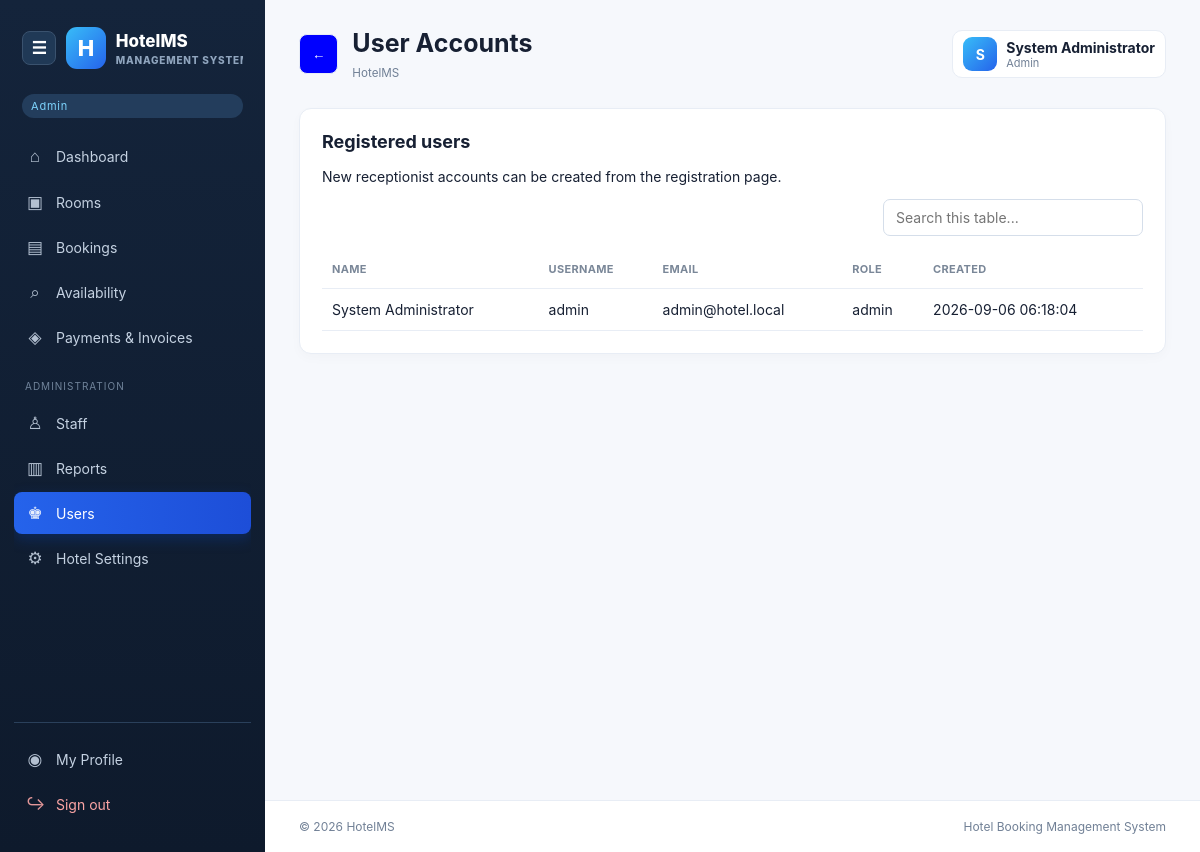
/users.php (signed in), run on the app's committed database.
### tables this page shows
CREATE TABLE hotel_settings (
  id TINYINT PRIMARY KEY, hotel_name VARCHAR(120) NOT NULL DEFAULT 'HotelMS',
  hotel_email VARCHAR(120) NULL, hotel_phone VARCHAR(30) NULL, hotel_address VARCHAR(255) NULL,
  logo_path VARCHAR(255) NULL, updated_at TIMESTAMP DEFAULT CURRENT_TIMESTAMP ON UPDATE CURRENT_TIMESTAMP
);

CREATE TABLE users (
  id INT AUTO_INCREMENT PRIMARY KEY, full_name VARCHAR(100) NOT NULL,
  username VARCHAR(50) NOT NULL UNIQUE, email VARCHAR(120) NOT NULL UNIQUE,
  password VARCHAR(255) NOT NULL, role ENUM('admin','receptionist') NOT NULL DEFAULT 'receptionist',
  created_at TIMESTAMP DEFAULT CURRENT_TIMESTAMP
);

### includes/config.php (called while the page is built, shortened)
<?php
try {
    $pdo = new PDO('mysql:host=' . DB_HOST . ';dbname=' . DB_NAME . ';charset=utf8mb4', DB_USER, DB_PASS, [PDO::ATTR_ERRMODE => PDO::ERRMODE_EXCEPTION]);
} catch (PDOException $e) {
    die('Database connection failed. Import database/hotel_management.sql and update includes/config.php if your MySQL password is different.');
}
function e($value)
{
    return htmlspecialchars((string)$value, ENT_QUOTES, 'UTF-8');
}
function is_admin()
{
    return ($_SESSION['user']['role'] ?? '') === 'admin';
}
function hotel_settings()
{
    global $pdo;
    static $settings = null;
    if ($settings === null) {
        $row = $pdo->query('SELECT * FROM hotel_settings WHERE id=1')->fetch(PDO::FETCH_ASSOC);
        $settings = $row ?: ['hotel_name' => 'HotelMS', 'logo_path' => null, 'hotel_email' => null, 'hotel_phone' => null, 'hotel_address' => null];
    } return $settings;
}
function nav_active($page)
{
    return basename($_SERVER['PHP_SELF']) === $page ? 'active' : '';
}

### users.php (the view, shortened to what this page needs)
<?php
$page_title = 'User Accounts';
require 'includes/header.php';
$users = $pdo->query('SELECT id,full_name,username,email,role,created_at FROM users ORDER BY created_at DESC')->fetchAll();?>
<section class="panel">
    <h2>Registered users</h2>
    <p>New receptionist accounts can be created from the registration page.</p>
    <table>
        <thead>
            <tr>
                <th>Name</th>
                <th>Username</th>
                <th>Email</th>
                <th>Role</th>
                <th>Created</th>
            </tr>
        </thead>
        <tbody>
            <?php foreach ($users as $u):?>
                <tr>
                    <td>
                        <?=e($u['full_name'])?>
                    </td>
                    <td>
                        <?=e($u['username'])?>
                    </td>
                    <td>
                        <?=e($u['email'])?>
                    </td>
                    <td>
                        <?=e($u['role'])?>
                    </td>
                    <td>
                        <?=e($u['created_at'])?>
                    </td>
                </tr>
            <?php endforeach;?>
        </tbody>
    </table>
</section>
<?php require 'includes/footer.php'; ?>

### includes/header.php (shortened to what this page needs)
<?php
require_once __DIR__ . '/config.php';
$page_title = $page_title ?? 'Hotel Management';
$hotel = hotel_settings();
?>
<!doctype html>
<html lang="en">
    <head>
        <link rel="stylesheet" href="assets/css/style.css">
    </head>
    <body>
<aside class="sidebar" id="sidebar">
            <div class="brand-wrap">
                <button class="sidebar-toggle" id="menuToggle" aria-label="Toggle sidebar">☰</button>
                <?php if (!empty($hotel['logo_path'])): ?>
                <img class="hotel-logo" src="<?= e($hotel['logo_path']) ?>" alt="Hotel logo">
            <?php else: ?>
            <div class="logo-placeholder">H</div>
        <?php endif; ?>
        <div class="brand-text">
            <?= e($hotel['hotel_name']) ?>
            <small>Management System</small>
        </div>
    </div>
    <p class="role"><?= e($_SESSION['user']['role']) ?></p>
    <nav>
        <a class="<?= nav_active('dashboard.php') ?>" href="dashboard.php"><i>⌂</i><span>Dashboard</span></a>
        <a class="<?= nav_active('rooms.php') ?>" href="rooms.php"><i>▣</i><span>Rooms</span></a>
        <a class="<?= nav_active('bookings.php') ?>" href="bookings.php"><i>▤</i><span>Bookings</span></a>
        <a class="<?= nav_active('availability.php') ?>" href="availability.php"><i>⌕</i><span>Availability</span></a>
        <a class="<?= nav_active('payments.php') ?>" href="payments.php"><i>◈</i><span>Payments &amp; Invoices</span></a>
        <?php if (is_admin()): ?>
        <div class="nav-label">ADMINISTRATION</div>
        <a class="<?= nav_active('staff.php') ?>" href="staff.php"><i>♙</i><span>Staff</span></a>
        <a class="<?= nav_active('reports.php') ?>" href="reports.php"><i>▥</i><span>Reports</span></a>
        <a class="<?= nav_active('users.php') ?>" href="users.php"><i>♚</i><span>Users</span></a>
        <a class="<?= nav_active('hotel_settings.php') ?>" href="hotel_settings.php"><i>⚙</i><span>Hotel Settings</span></a>
    <?php endif; ?>
</nav>
<div class="sidebar-bottom">
    <a class="<?= nav_active('profile.php') ?>" href="profile.php"><i>◉</i><span>My Profile</span></a>
    <a class="logout" href="logout.php"><i>↪</i><span>Sign out</span></a>
</div>
</aside>
<main>
    <header class="topbar">
        <div class="top-left">
            <button class="back-button " type="button" onclick="history.back()" aria-label="Go back">←</button>
            <div>
                <h1><?= e($page_title) ?></h1>
                <small><?= e($hotel['hotel_name']) ?></small>
            </div>
        </div>
        <a class="profile-chip" href="profile.php">
            <div class="avatar"><?= e(strtoupper(substr($_SESSION['user']['full_name'], 0, 1))) ?></div>
            <div>
                <strong><?= e($_SESSION['user']['full_name']) ?></strong>
                <small><?= e($_SESSION['user']['role']) ?></small>
            </div>
        </a>
    </header>

### includes/footer.php (shortened to what this page needs)
</main>
<footer class="app-footer">
    <span>&copy; <?= date('Y') ?> <?= e(hotel_settings()['hotel_name']) ?></span>
    <span>Hotel Booking Management System</span>
</footer>
</body>
</html>

### assets/css/style.css (style rules this page uses)
:root { --navy:#15243b; --navy-soft:#1e3350; --blue:#2563eb; --sky:#38bdf8; --bg:#f6f8fc; --text:#172033; --line:#e8edf5 }
* { box-sizing:border-box }
body { margin:0; background:var(--bg); font:14px Inter,Segoe UI,Arial,sans-serif; color:var(--text) }
.sidebar { position:fixed; z-index:10; width:265px; inset:0 auto 0 0; background:linear-gradient(180deg,#14243b,#0e1a2c); padding:24px 14px; color:#cbd5e1; transition:width .25s ease; display:flex; flex-direction:column; overflow:hidden }
.brand-wrap { display:flex; align-items:center; gap:10px; min-height:48px; padding:0 8px }
.sidebar-toggle { display:grid; place-items:center; width:34px; height:34px; padding:0; border:1px solid #3a526e; border-radius:8px; background:#203956; color:#fff; font-size:17px; flex-shrink:0 }
.hotel-logo,.logo-placeholder { width:42px; height:42px; border-radius:11px; object-fit:cover; background:linear-gradient(135deg,#38bdf8,#2563eb); color:white; display:grid; place-items:center; font-size:22px; font-weight:800 }
.brand-text { font-size:17px; font-weight:800; color:#fff; white-space:nowrap; overflow:hidden }
.brand-text small { display:block; color:#90a5be; font-size:10px; text-transform:uppercase; letter-spacing:.8px; margin-top:3px }
.role { text-transform:capitalize; font-size:11px; letter-spacing:.8px; color:#7dd3fc; background:#233d5c; display:inline-block; margin:22px 8px 14px; padding:5px 9px; border-radius:20px }
.sidebar nav a,.sidebar-bottom a { display:flex; align-items:center; gap:12px; color:#c5d2e2; text-decoration:none; padding:11px 12px; border-radius:8px; margin:3px 0; font-size:14px; white-space:nowrap }
.sidebar nav a.active,.sidebar-bottom a.active { background:linear-gradient(90deg,#2563eb,#1d4ed8); color:#fff; box-shadow:0 5px 14px #0b3d9b66 }
.sidebar nav a i,.sidebar-bottom a i { width:18px; font-style:normal; font-size:17px; text-align:center; opacity:.9 }
.sidebar nav { flex:1; overflow-y:auto; padding-bottom:12px; scrollbar-width:thin; scrollbar-color:#3d5977 transparent }
.nav-label { font-size:10px; letter-spacing:1px; color:#71849b; padding:19px 11px 7px }
.sidebar-bottom { position:static; margin-top:auto; border-top:1px solid #2a405b; padding-top:12px; flex-shrink:0 }
.logout { color:#fca5a5!important }
main { margin-left:265px; padding:28px 34px; min-height:100vh; transition:margin-left .25s ease }
.topbar { display:flex; justify-content:space-between; align-items:center; margin-bottom:28px }
.top-left { display:flex; align-items:center; gap:14px }
.topbar h1 { margin:0 0 5px; font-size:25px }
.topbar small { color:#718096 }
.back-button { font-size:bold; background:blue; color:white; border:1px solid var(--line); height:40px; padding:0 12px; border-radius:8px; }
.profile-chip { display:flex; align-items:center; gap:9px; color:var(--text); text-decoration:none; background:#fff; border:1px solid var(--line); border-radius:10px; padding:6px 10px }
.profile-chip small { display:block; text-transform:capitalize; font-size:11px }
.avatar { background:linear-gradient(135deg,#38bdf8,#2563eb); color:#fff; width:34px; height:34px; display:grid; place-items:center; border-radius:9px; font-weight:bold }
.panel { background:#fff; border:1px solid var(--line); border-radius:12px; padding:22px; margin-bottom:22px; box-shadow:0 4px 12px #18203806 }
.panel h2 { font-size:18px; margin:0 0 16px }
.button,button { border:0; border-radius:8px; background:var(--blue); color:#fff; padding:10px 14px; text-decoration:none; cursor:pointer; font-weight:600 }
table { width:100%; border-collapse:collapse }
th,td { text-align:left; padding:12px 10px; border-bottom:1px solid var(--line) }
th { color:#7a8798; font-size:11px; text-transform:uppercase; letter-spacing:.3px }
.available,.paid,.completed,.active { background:#dcfce7; color:#166534 }
.app-footer { margin-left:265px; min-height:52px; display:flex; align-items:center; justify-content:space-between; padding:0 34px; border-top:1px solid var(--line); background:#fff; color:#718096; font-size:12px }

### data on the page
hotel_settings: hotel_name "HotelMS"
users: full_name "System Administrator", username "admin", email "admin@hotel.local", role "admin", created_at "2026-09-06 06:18:04"

### other printed values
$_SESSION['user']['role'] "Admin"
$page_title "User Accounts"
substr($_SESSION['user']['full_name'], 0, 1) "S"
$_SESSION['user']['full_name'] "System Administrator"
